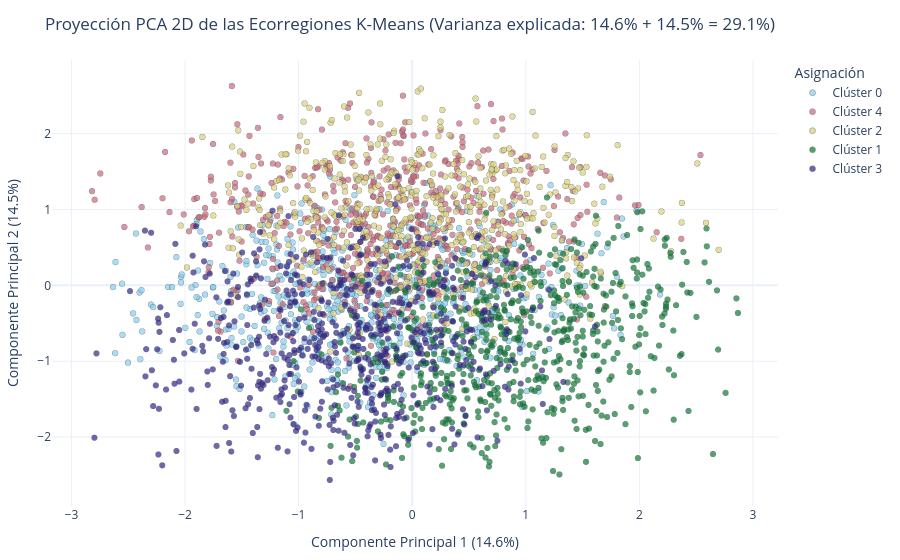

The notebook cell this image was saved under:
### Markdown cell above
## 4. Visualización de Clústeres con PCA 2D
> **Nota metodológica crucial:** Como se determinó en la planificación, **el clustering se ejecutó sobre las 7 variables escaladas reales**. Usamos PCA en esta celda únicamente como técnica de proyección geométrica para graficar la distribución multivariada en dos dimensiones.

### Code cell
hover_info = df[['Crop', 'Soil_Type', 'Rainfall', 'Temperature']]
fig_pca, pca_obj = plot_pca_clusters(
    X_scaled=X_scaled,
    labels=kmeans_labels,
    hover_df=hover_info,
    sample_size=3000,
    title='Proyección PCA 2D de las Ecorregiones K-Means'
)
fig_pca.show()

### Figure 1 — Plotly figure (JSON) as saved in the notebook; plotly's stock layout.template omitted (floating-point values rounded to 4 significant figures; data arrays with more than 128 entries replaced by an {"elided": "..."} marker saying what was removed)
{"data": [{"customdata": {"elided": "646x4 mixed values"}, "hovertemplate": "Cluster=Clúster 0<br>PC1=%{x}<br>PC2=%{y}<br>Crop=%{customdata[0]}<br>Soil_Type=%{customdata[1]}<br>Rainfall=%{customdata[2]}<br>Temperature=%{customdata[3]}<extra></extra>", "legendgroup": "Clúster 0", "marker": {"color": "rgb(136, 204, 238)", "line": {"color": "DarkSlateGrey", "width": 0.5}, "opacity": 0.7, "size": 6, "symbol": "circle"}, "mode": "markers", "name": "Clúster 0", "showlegend": true, "type": "scattergl", "x": {"elided": "646 float values"}, "xaxis": "x", "y": {"elided": "646 float values"}, "yaxis": "y"}, {"customdata": {"elided": "589x4 mixed values"}, "hovertemplate": "Cluster=Clúster 4<br>PC1=%{x}<br>PC2=%{y}<br>Crop=%{customdata[0]}<br>Soil_Type=%{customdata[1]}<br>Rainfall=%{customdata[2]}<br>Temperature=%{customdata[3]}<extra></extra>", "legendgroup": "Clúster 4", "marker": {"color": "rgb(204, 102, 119)", "line": {"color": "DarkSlateGrey", "width": 0.5}, "opacity": 0.7, "size": 6, "symbol": "circle"}, "mode": "markers", "name": "Clúster 4", "showlegend": true, "type": "scattergl", "x": {"elided": "589 float values"}, "xaxis": "x", "y": {"elided": "589 float values"}, "yaxis": "y"}, {"customdata": {"elided": "540x4 mixed values"}, "hovertemplate": "Cluster=Clúster 2<br>PC1=%{x}<br>PC2=%{y}<br>Crop=%{customdata[0]}<br>Soil_Type=%{customdata[1]}<br>Rainfall=%{customdata[2]}<br>Temperature=%{customdata[3]}<extra></extra>", "legendgroup": "Clúster 2", "marker": {"color": "rgb(221, 204, 119)", "line": {"color": "DarkSlateGrey", "width": 0.5}, "opacity": 0.7, "size": 6, "symbol": "circle"}, "mode": "markers", "name": "Clúster 2", "showlegend": true, "type": "scattergl", "x": {"elided": "540 float values"}, "xaxis": "x", "y": {"elided": "540 float values"}, "yaxis": "y"}, {"customdata": {"elided": "633x4 mixed values"}, "hovertemplate": "Cluster=Clúster 1<br>PC1=%{x}<br>PC2=%{y}<br>Crop=%{customdata[0]}<br>Soil_Type=%{customdata[1]}<br>Rainfall=%{customdata[2]}<br>Temperature=%{customdata[3]}<extra></extra>", "legendgroup": "Clúster 1", "marker": {"color": "rgb(17, 119, 51)", "line": {"color": "DarkSlateGrey", "width": 0.5}, "opacity": 0.7, "size": 6, "symbol": "circle"}, "mode": "markers", "name": "Clúster 1", "showlegend": true, "type": "scattergl", "x": {"elided": "633 float values"}, "xaxis": "x", "y": {"elided": "633 float values"}, "yaxis": "y"}, {"customdata": {"elided": "592x4 mixed values"}, "hovertemplate": "Cluster=Clúster 3<br>PC1=%{x}<br>PC2=%{y}<br>Crop=%{customdata[0]}<br>Soil_Type=%{customdata[1]}<br>Rainfall=%{customdata[2]}<br>Temperature=%{customdata[3]}<extra></extra>", "legendgroup": "Clúster 3", "marker": {"color": "rgb(51, 34, 136)", "line": {"color": "DarkSlateGrey", "width": 0.5}, "opacity": 0.7, "size": 6, "symbol": "circle"}, "mode": "markers", "name": "Clúster 3", "showlegend": true, "type": "scattergl", "x": {"elided": "592 float values"}, "xaxis": "x", "y": {"elided": "592 float values"}, "yaxis": "y"}], "layout": {"legend": {"title": {"text": "Asignación"}, "tracegroupgap": 0}, "margin": {"b": 40, "l": 40, "r": 40, "t": 60}, "title": {"text": "Proyección PCA 2D de las Ecorregiones K-Means (Varianza explicada: 14.6% + 14.5% = 29.1%)"}, "xaxis": {"anchor": "y", "domain": [0, 1], "title": {"text": "Componente Principal 1 (14.6%)"}}, "yaxis": {"anchor": "x", "domain": [0, 1], "title": {"text": "Componente Principal 2 (14.5%)"}}}}
